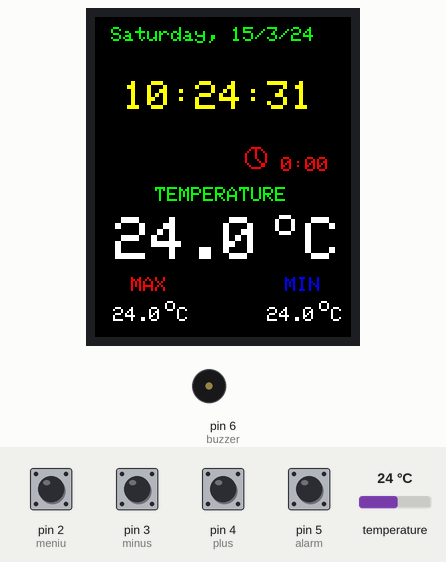
Simulated run of this sketch. Board: Arduino Uno, built with avr-gcc and run on an emulated ATmega328P. Parts: 128×160 colour display, buzzer (waves = sounding, pin HIGH). Wiring (inferred from the names in the program): DS3231 clock at I2C address 0x68. The test bench sets the inputs (shaded band); at power-on: pin 2 (meniu), pin 3 (minus), pin 4 (plus), pin 5 (alarm) HIGH, temperature 24 °C. The local clock reads 2024-03-15 10:24:30 at power-on unless the sketch sets it; EEPROM starts erased; what the sketch prints to the serial monitor is not drawn.

Above: at 1.3 s.
1.4 s: pin 2 (meniu) pulled LOW for 3.2 s
At 3.6 s:
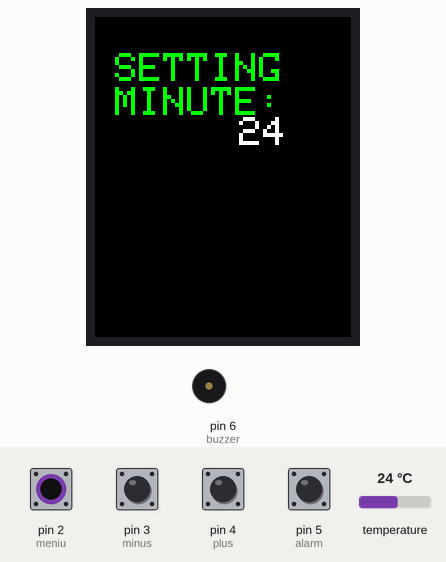
5.2 s: pin 2 (meniu) pulled LOW for 0.15 s
5.9 s: pin 2 (meniu) pulled LOW for 1 s
At 7.4 s:
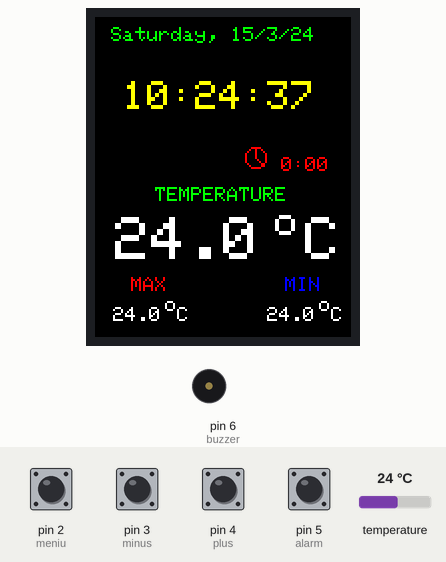
7.5 s: pin 5 (alarm) pulled LOW for 0.15 s
At 10.4 s:
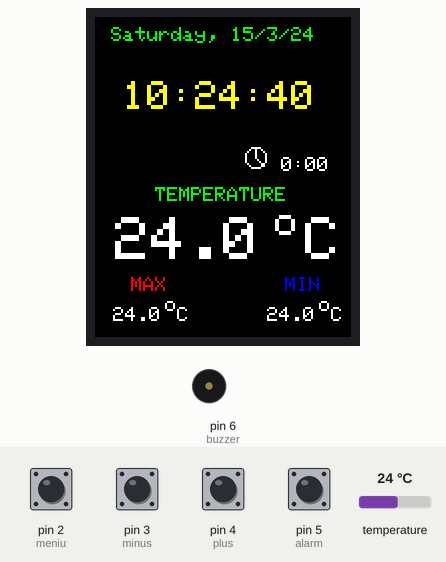
10.6 s: pin 2 (meniu) pulled LOW for 1 s
At 11.6 s:
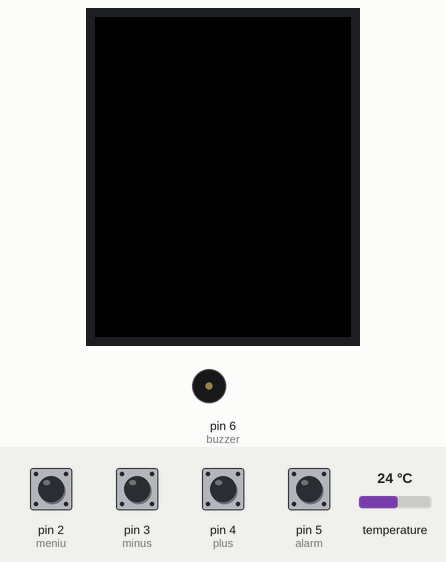
12.2 s: pin 2 (meniu) pulled LOW for 0.15 s
Timing chart, 0 to 13.9 s (numbered marks = the images above; inputs shaded):
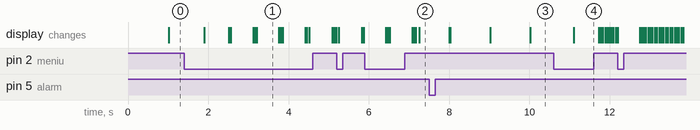

The sketch:

sketch_dec12a.ino
```cpp
#include <Adafruit_ST7735.h>
#include <Adafruit_GFX.h>
#include <Wire.h>
#include <SPI.h>
#include "EEPROM.h"

#define TFT_CS     9
#define TFT_RST    7
#define TFT_DC     8
Adafruit_ST7735 tft = Adafruit_ST7735(TFT_CS,  TFT_DC, TFT_RST);


#define TFT_SCLK 13
#define TFT_MOSI 11

float maxTemperature=0;
float minTemperature=200;
char charMinTemperature[10];
char charMaxTemperature[10];
char timeChar[100];
char dateChar[50];
char temperatureChar[10];

float temperature = 0;
float previousTemperature = 0;

String dateString;
//int minuteNow=0;
//int minutePrevious=0;
int secondNow=0;
int secondPrevious=0;
#define DS3231_I2C_ADDRESS 104
byte tMSB, tLSB;
float temp3231;
float temperatura, temperatura0;
byte hh, mm, ss;
byte yy, ll, dd, zz;

#define meniu 2
#define minus 3
#define plus 4
#define alarm 5
#define buzzer 6
int nivel = 0;   // if is 0 - clock
                 // if is 1 - hour adjust
                 // if is 2 - minute adjust

int hh1, mm1, zz1, dd1, ll1, yy1;

int maxday;
boolean initial = 1;
char chartemp[3];
int hha, mma;   // for alarm
byte al;     // for alarm
byte xa = 80;
byte ya = 70;

void setup ()
{
    tft.initR(INITR_BLACKTAB);
    tft.fillScreen(ST7735_BLACK);
    Serial.begin(9600);
    Wire.begin();
pinMode(meniu, INPUT);
pinMode(plus, INPUT);
pinMode(minus, INPUT);
pinMode(alarm, INPUT);
pinMode(buzzer, OUTPUT);
digitalWrite(meniu, HIGH);  // put inputs in high state (when push is to ground -> low state)
digitalWrite(plus, HIGH);
digitalWrite(minus, HIGH);
digitalWrite(alarm, HIGH);
digitalWrite(buzzer, LOW);
    printText("TEMPERATURE", ST7735_GREEN,30,85,1);  // Temperature Static Text
    printText("MAX", ST7735_RED,18,130,1);
    printText("MIN", ST7735_BLUE,95,130,1);


//setDS3231time(byte second, byte minute, byte hour, byte dayOfWeek, byte dayOfMonth, byte month, byte year);
//setDS3231time(00, 16, 15, 4, 15, 12, 22);

//  hha = 7;
//  mma = 00;
//  al = 1;  // 0 = alarm is off (must put in 1 foar active)

hha = EEPROM.read(100);
mma = EEPROM.read(101);
al = EEPROM.read(102);

if ((hha < 0) || (hha > 23)) hha = 0;
if ((mma < 0) || (mma > 59)) mma = 0;
if ((al < 0) || (al > 1)) al = 0;
readDS3231time(&ss, &mm, &hh, &zz, &dd, &ll,&yy);
}


void loop ()
{

if (nivel == 0)
{
if (digitalRead(meniu) == LOW)
  {
  nivel = nivel+1;

 hh1=hh;
  mm1=mm;
  zz1=zz;
  yy1=yy;
  ll1=ll;
  dd1=dd;
  delay(500);
  tft.fillScreen(ST7735_BLACK);
  tft.fillRect(0,0,128,160,ST7735_BLACK);

  }


  float temperature = get3231Temp();
  readDS3231time(&ss, &mm, &hh, &zz, &dd, &ll,&yy);

    String halarma = "";
    if(hha<10)
    {
         halarma = halarma+" "+String(hha);
    }else
    halarma = halarma+ String(hha);
    if(mma<10)
    {
        halarma = halarma+":0"+String(mma);
    }else
    {
        halarma = halarma+":"+String(mma);
    }
    halarma.toCharArray(timeChar,100);

if (digitalRead(alarm) == LOW)
  {
  al = al + 1;
  EEPROM.write(102, al%2);
  delay(500);
  }
if (mma == mm & hha == hh & al%2)
{
digitalWrite(buzzer, HIGH);
   tft.drawCircle(xa, ya, 5, ST7735_BLUE);
   tft.drawLine(xa, ya, xa, ya-5, ST7735_BLUE);
   tft.drawLine(xa, ya, xa+4, ya+4, ST7735_BLUE);
   printText(timeChar, ST7735_BLUE,xa+7,ya,1);
}
else
{
if (al%2 == 0)
{
    tft.drawCircle(xa, ya, 5, ST7735_RED);
    tft.drawLine(xa, ya, xa, ya-5, ST7735_RED);
    tft.drawLine(xa, ya, xa+4, ya+4, ST7735_RED);
  digitalWrite(buzzer, LOW);
    printText(timeChar, ST7735_RED,xa+7,ya,1);
}
if (al%2 == 1)
{
    tft.drawCircle(xa, ya, 5, ST7735_WHITE);
    tft.drawLine(xa, ya, xa, ya-5, ST7735_WHITE);
    tft.drawLine(xa, ya, xa+4, ya+4, ST7735_WHITE);
  digitalWrite(buzzer, LOW);
    printText(timeChar, ST7735_WHITE,xa+7,ya,1);
}
}

  secondNow = ss;
  if(secondNow!=secondPrevious || initial)
  {
    initial = 0;
    dateString = getDayOfWeek(zz)+", ";
    dateString = dateString+String(dd)+"/"+String(ll);
    dateString= dateString+"/"+ String(yy);
    secondPrevious = secondNow;
    String hours = "";
    if(hh<10)
    {
         hours = hours+" "+String(hh);
    }else
    hours = hours+ String(hh);
    if(mm<10)
    {
        hours = hours+":0"+String(mm);
    }else
    {
        hours = hours+":"+String(mm);
    }
    if(ss<10)//
    {
        hours = hours+":0"+String(ss);
    }else
    {
        hours = hours+":"+String(ss);
    }//
    hours.toCharArray(timeChar,100);
    tft.fillRect(0,0,160,65,ST7735_BLACK);
  //  printText(timeChar, ST7735_WHITE,20,25,3);
    printText(timeChar, ST7735_YELLOW,14,32,2);
    dateString.toCharArray(dateChar,50);
    printText(dateChar, ST7735_GREEN,8,5,1);
  }

  if(temperature != previousTemperature)
  {
    previousTemperature = temperature;
    String temperatureString = String(temperature,1);
    temperatureString.toCharArray(temperatureChar,10);
    tft.fillRect(0,98,128,27,ST7735_BLACK);
    printText(temperatureChar, ST7735_WHITE,10,100,3);
    printText("o", ST7735_WHITE,90,95,2);
    printText("C", ST7735_WHITE,105,100,3);

    if(temperature>maxTemperature)
    {
      maxTemperature = temperature;
    }
      dtostrf(maxTemperature,5, 1, charMaxTemperature);
      tft.fillRect(3,142,33,20,ST7735_BLACK);
      printText(charMaxTemperature, ST7735_WHITE,3,145,1);
      printText("o", ST7735_WHITE,35,140,1);
      printText("C", ST7735_WHITE,41,145,1);
    //}
    if(temperature<minTemperature)
    {
      minTemperature = temperature;
    }
      dtostrf(minTemperature,5, 1, charMinTemperature);
      tft.fillRect(75,140,36,18,ST7735_BLACK);
      printText(charMinTemperature, ST7735_WHITE,80,145,1);
      printText("o", ST7735_WHITE,112,140,1);
      printText("C", ST7735_WHITE,118,145,1);
    //}
  }


} // end usual case (clock)


if (nivel == 1)   // change hours
{tft.fillScreen(ST7735_BLACK);
if (digitalRead(meniu) == LOW)
  {
  nivel = nivel+1;
   delay(500);
  tft.fillScreen(ST7735_BLACK);
 // tft.fillScreen(ST7735_BLACK);
  tft.fillRect(0,0,128,160,ST7735_BLACK);
  }

//tft.fillScreen(ST7735_BLACK);


  //tft.fillRect(0,0,128,160,ST7735_BLACK);

printText("SETTING", ST7735_GREEN,10,18,2);  // Temperature Static Text
printText("HOUR:", ST7735_GREEN,10,36,2);  // Temperature Static Text
dtostrf(hh1,3, 0, chartemp);
      //tft.fillRect(50,50,70,18,ST7735_BLACK);
      tft.fillRect(50,50,70,38,ST7735_BLACK);
      delay(50);
      printText(chartemp, ST7735_WHITE,60,50,2);
      delay(50);

if (digitalRead(plus) == LOW)
    {
    hh1 = hh1+1;
    setDS3231time(ss, mm1, hh1, zz1, dd1, ll1, yy1);
    delay(150);
    }
if (digitalRead(minus) == LOW)
    {
    hh1 = hh1-1;
    setDS3231time(ss, mm1, hh1, zz1, dd1, ll1, yy1);
    delay(150);
    }
if (hh1 > 23) hh1 = 0;
if (hh1 < 0) hh1 = 23;

}  // end loop nivel = 1 (change the hours)

if (nivel == 2)   // change minutes
{
if (digitalRead(meniu) == LOW)
  {
  nivel = nivel+1;
  delay(500);
  tft.fillScreen(ST7735_BLACK);
  tft.fillRect(0,0,128,160,ST7735_BLACK);
  }

printText("SETTING", ST7735_GREEN,10,18,2);  // Temperature Static Text
tft.fillRect(10,35,70,18,ST7735_BLACK);
printText("MINUTE:", ST7735_GREEN,10,35,2);  // Temperature Static Text
Serial.println(mm1);
dtostrf(mm1,3, 0, chartemp);
      tft.fillRect(50,50,70,18,ST7735_BLACK);
      delay(50);
      printText(chartemp, ST7735_WHITE,60,50,2);
      delay(50);

if (digitalRead(plus) == LOW)
    {
    mm1 = mm1+1;

  setDS3231time(0, mm1, hh1, zz1, dd1, ll1, yy1);
    //mm=mm1;
    //setDS3231time(0, mm, hh, zz, dd, ll, yy);/////
    delay(150);
    }
if (digitalRead(minus) == LOW)
    {
    mm1 = mm1-1;

  setDS3231time(0, mm1, hh1, zz1, dd1, ll1, yy1);
   // mm=mm1;
   // setDS3231time(0, mm, hh, zz, dd, ll, yy);/////
    delay(150);
    }

if (mm1 > 59) mm1 = 0;
if (mm1 < 0) mm1 = 59;

}  // end loop nivel = 2 (change the minutes)

if (nivel == 3)   // change day in week
{
if (digitalRead(meniu) == LOW)
  {

  nivel = nivel+1;
  delay(500);
  tft.fillScreen(ST7735_BLACK);
  tft.fillRect(0,0,128,160,ST7735_BLACK);
  }

printText("SETTING", ST7735_GREEN,10,18,2);  // Temperature Static Text
tft.fillRect(0,35,128,18,ST7735_BLACK);
printText("Day in Week:", ST7735_GREEN,10,40,1);  // Temperature Static Text
//Serial.println(mm1);
dtostrf(zz1,3, 0, chartemp);
      tft.fillRect(50,50,70,18,ST7735_BLACK);
      delay(50);
      printText(chartemp, ST7735_WHITE,60,50,2);
tft.fillRect(10,80,100,18,ST7735_BLACK);
if (zz1 == 1) printText("1 - Monday", ST7735_RED,10,80,1);  // Temperature Static Text
if (zz1 == 2) printText("2 - Tuesday", ST7735_RED,10,80,1);  // Temperature Static Text
if (zz1 == 3) printText("3 - Wednesday", ST7735_RED,10,80,1);  // Temperature Static Text
if (zz1 == 4) printText("4 - Thursday", ST7735_RED,10,80,1);  // Temperature Static Text
if (zz1 == 5) printText("5 - Friday", ST7735_RED,10,80,1);  // Temperature Static Text
if (zz1 == 6) printText("6 - Saturday", ST7735_RED,10,80,1);  // Temperature Static Text
if (zz1 == 0) printText("0 - Sunday", ST7735_RED,10,80,1);  // Temperature Static Text
    delay(50);

if (digitalRead(plus) == LOW)
    {
    zz1 = zz1+1;
    setDS3231time(ss, mm1, hh1, zz1, dd1, ll1, yy1);
    delay(150);
    }
if (digitalRead(minus) == LOW)
    {
    zz1 = zz1-1;
    setDS3231time(ss, mm1, hh1, zz1, dd1, ll1, yy1);
    delay(150);
    }
if (zz1 > 6) zz1 = 0;
if (zz1 < 0) zz1 = 6;

}  // end loop nivel = 3 (change the day of the week)

if (nivel == 4)   // change year
{
if (digitalRead(meniu) == LOW)
  {
  nivel = nivel+1;
  delay(500);
  tft.fillScreen(ST7735_BLACK);
  tft.fillRect(0,0,128,160,ST7735_BLACK);
  tft.fillRect(10,80,100,18,ST7735_BLACK);
  }

printText("SETTING", ST7735_GREEN,10,18,2);  // Temperature Static Text
tft.fillRect(10,35,70,18,ST7735_BLACK);
printText("YEAR:", ST7735_GREEN,10,35,2);  // Temperature Static Text
dtostrf(yy1,3, 0, chartemp);
      tft.fillRect(40,50,80,18,ST7735_BLACK);
      tft.fillRect(10,80,100,18,ST7735_BLACK);  // erase last explication...
      delay(50);
      printText("20", ST7735_WHITE,45,50,2);
      printText(chartemp, ST7735_WHITE,60,50,2);
      delay(50);


if (digitalRead(plus) == LOW)
    {
    yy1 = yy1+1;
    setDS3231time(ss, mm1, hh1, zz1, dd1, ll1, yy1);
    delay(150);
    }
if (digitalRead(minus) == LOW)
    {
    yy1 = yy1-1;
    setDS3231time(ss, mm1, hh1, zz1, dd1, ll1, yy1);
    delay(150);
    }
if (yy1 > 49) yy1 = 49;
if (yy1 < 16) yy1 = 16;

}  // end loop stare = 4 (change the year)


if (nivel == 5)   // change month
{
if (digitalRead(meniu) == LOW)
  {
  nivel = nivel+1;
  delay(500);
  tft.fillScreen(ST7735_BLACK);
   tft.fillRect(10,80,100,18,ST7735_BLACK);
  }
printText("SETTING", ST7735_GREEN,10,18,2);  // Temperature Static Text
tft.fillRect(10,35,70,18,ST7735_BLACK);
printText("MONTH:", ST7735_GREEN,10,35,2);  // Temperature Static Text
dtostrf(ll1,3, 0, chartemp);
      tft.fillRect(40,50,80,18,ST7735_BLACK);
      tft.fillRect(10,80,100,18,ST7735_BLACK);  // erase last explication...
      delay(50);
      printText(chartemp, ST7735_WHITE,60,50,2);
      delay(50);

if (digitalRead(plus) == LOW)
    {
    ll1 = ll1+1;
    setDS3231time(ss, mm1, hh1, zz1, dd1, ll1, yy1);
    delay(150);
    }
if (digitalRead(minus) == LOW)
    {
    ll1 = ll1-1;
    setDS3231time(ss, mm1, hh1, zz1, dd1, ll1, yy1);
    delay(150);
    }

if (ll1 > 12) ll1 = 1;
if (ll1 < 1) ll1 = 12;

}  // end loop stare = 5 (change the day as data)

if (nivel == 6)   // change day as data
{
if (digitalRead(meniu) == LOW)
  {
  nivel = nivel+1;
  delay(500);
  tft.fillScreen(ST7735_BLACK);
 tft.fillRect(10,80,100,18,ST7735_BLACK);
  }

printText("SETTING", ST7735_GREEN,10,18,2);  // Temperature Static Text
tft.fillRect(10,35,70,18,ST7735_BLACK);
printText("DAY:", ST7735_GREEN,10,35,2);  // Temperature Static Text
dtostrf(dd1,3, 0, chartemp);
      tft.fillRect(50,50,70,18,ST7735_BLACK);
      tft.fillRect(10,80,100,18,ST7735_BLACK);  // erase last explication...
      delay(50);
      printText(chartemp, ST7735_WHITE,60,50,2);
      delay(50);

if (digitalRead(plus) == LOW)
    {
    dd1 = dd1+1;
    setDS3231time(ss, mm1, hh1, zz1, dd1, ll1, yy1);
    delay(150);
    }
if (digitalRead(minus) == LOW)
    {
    dd1 = dd1-1;
    setDS3231time(ss, mm1, hh1, zz1, dd1, ll1, yy1);
    delay(150);
    }


 if (ll == 4 || ll == 5 || ll == 9 || ll == 11) { //30 days hath September, April June and November
    maxday = 30;
  }
  else {
  maxday = 31; //... all the others have 31
  }
  if (ll ==2 && yy % 4 ==0) { //... Except February alone, and that has 28 days clear, and 29 in a leap year.
    maxday = 29;
  }
  if (ll ==2 && ll % 4 !=0) {
    maxday = 28;
  }

if (dd1 > maxday) dd1 = 1;
if (dd1 < 1) dd1 = maxday;

}  // end loop nivel = 6 (change the day as data)

if (nivel == 7)   // change hours alarm
{
if (digitalRead(meniu) == LOW)
  {
  nivel = nivel+1;
  delay(500);
  tft.fillScreen(ST7735_BLACK);
  tft.fillRect(0,0,128,160,ST7735_BLACK);
  }
tft.fillRect(10,15,100,38,ST7735_BLACK);
printText("ALARM", ST7735_GREEN,10,18,2);  // Temperature Static Text
printText("HOUR:", ST7735_GREEN,10,36,2);  // Temperature Static Text
dtostrf(hha,3, 0, chartemp);
      //tft.fillRect(50,50,70,18,ST7735_BLACK);
      tft.fillRect(50,50,70,38,ST7735_BLACK);
      delay(50);
      printText(chartemp, ST7735_WHITE,60,50,2);
      delay(50);

if (digitalRead(plus) == LOW)
    {
    hha = hha+1;
    delay(150);
    }
if (digitalRead(minus) == LOW)
    {
    hha = hha-1;
    delay(150);
    }
if (hha > 23) hha = 0;
if (hha < 0) hha = 23;

}  // end loop nivel = 7 (change the hours)

if (nivel == 8)   // change minutes for alarm
{
if (digitalRead(meniu) == LOW)
  {
  nivel = nivel+1;
  delay(500);
  tft.fillScreen(ST7735_BLACK);
  tft.fillRect(0,0,128,160,ST7735_BLACK);
  }
tft.fillRect(10,15,70,18,ST7735_BLACK);
printText("ALARM", ST7735_GREEN,10,18,2);  // Temperature Static Text
tft.fillRect(10,35,70,18,ST7735_BLACK);
printText("MINUTE:", ST7735_GREEN,10,35,2);  // Temperature Static Text
Serial.println(mm1);
dtostrf(mma,3, 0, chartemp);
      tft.fillRect(50,50,70,18,ST7735_BLACK);
      delay(50);
      printText(chartemp, ST7735_WHITE,60,50,2);
      delay(50);

if (digitalRead(plus) == LOW)
    {
    mma = mma+1;
    delay(150);
    }
if (digitalRead(minus) == LOW)
    {
    mma = mma-1;
    delay(150);
    }
if (mma > 59) mma = 0;
if (mma < 0) mma = 59;

}  // end loop nivel = 8 (change the minutes)


 if (nivel >=9)  // readfy to return to main loop
 {

// setDS3231time(ss, mm1, hh1, zz1, dd1, ll1, yy1);
 // setDS3231time(ss, mm, hh, zz, dd, ll, yy);
  EEPROM.write(100, hha);
  EEPROM.write(101, mma);
  EEPROM.write(102, al%2);

  nivel = 0;
  previousTemperature= 0.0;
  initial = 1;
    printText("TEMPERATURE", ST7735_GREEN,30,85,1);  // Temperature Static Text
    printText("MAX", ST7735_RED,18,130,1);
    printText("MIN", ST7735_BLUE,95,130,1);
 }
}  // end main loop


void printText(char *text, uint16_t color, int x, int y,int textSize)
{
  tft.setCursor(x, y);
  tft.setTextColor(color);
  tft.setTextSize(textSize);
  tft.setTextWrap(true);
  tft.print(text);
}

String getDayOfWeek(int i)
{
  switch(i)
  {
    case 1: return "Monday";break;
    case 2: return "Tuesday";break;
    case 3: return "Wednesday";break;
    case 4: return "Thursday";break;
    case 5: return "Friday";break;
    case 6: return "Saturday";break;
    case 0: return "Sunday";break;
    default: return "Monday";break;
  }
}

float get3231Temp()
{
  //temp registers (11h-12h) get updated automatically every 64s
  Wire.beginTransmission(DS3231_I2C_ADDRESS);
  Wire.write(0x11);
  Wire.endTransmission();
  Wire.requestFrom(DS3231_I2C_ADDRESS, 2);

  if(Wire.available()) {
    tMSB = Wire.read(); //2's complement int portion
    tLSB = Wire.read(); //fraction portion

    temp3231 = (tMSB & B01111111); //do 2's math on Tmsb
    temp3231 += ( (tLSB >> 6) * 0.25 ); //only care about bits 7 & 8
  }
  else {
    //oh noes, no data!
  }

  return temp3231;
}


void setDS3231time(byte second, byte minute, byte hour, byte dayOfWeek, byte
                   dayOfMonth, byte month, byte year)
{
    // sets time and date data to DS3231
    Wire.beginTransmission(DS3231_I2C_ADDRESS);
    Wire.write(0); // set next input to start at the seconds register
    Wire.write(decToBcd(second)); // set seconds
    Wire.write(decToBcd(minute)); // set minutes
    Wire.write(decToBcd(hour)); // set hours
    Wire.write(decToBcd(dayOfWeek)); // set day of week (1=Sunday, 7=Saturday)
    Wire.write(decToBcd(dayOfMonth)); // set date (1 to 31)
    Wire.write(decToBcd(month)); // set month
    Wire.write(decToBcd(year)); // set year (0 to 99)
    Wire.endTransmission();
}

// Convert binary coded decimal to normal decimal numbers
byte bcdToDec(byte val)
{
    return ( (val / 16 * 10) + (val % 16) );
}

// Convert normal decimal numbers to binary coded decimal
byte decToBcd(byte val)
{
    return ( (val / 10 * 16) + (val % 10) );
}

void readDS3231time(byte *second,
                    byte *minute,
                    byte *hour,
                    byte *dayOfWeek,
                    byte *dayOfMonth,
                    byte *month,
                    byte *year)
{
    Wire.beginTransmission(DS3231_I2C_ADDRESS);
    Wire.write(0); // set DS3231 register pointer to 00h
    Wire.endTransmission();
    Wire.requestFrom(DS3231_I2C_ADDRESS, 7);
    // request seven bytes of data from DS3231 starting from register 00h
    *second = bcdToDec(Wire.read() & 0x7f);
    *minute = bcdToDec(Wire.read());
    *hour = bcdToDec(Wire.read() & 0x3f);
    *dayOfWeek = bcdToDec(Wire.read());
    *dayOfMonth = bcdToDec(Wire.read());
    *month = bcdToDec(Wire.read());
    *year = bcdToDec(Wire.read());
}
```

Measured:
- after the input at 1.4 s, the display: first changes after 0.50 s (image 1 shows a later state)
- after the input at 5.9 s, the display: first changes after 0.53 s (image 2 shows a later state)
- after the input at 7.5 s, the display: first changes after 0.51 s (image 3 shows a later state)
- after the input at 10.6 s, the display: changes after 0.50 s (image 4)
- what the display in image 1 shows lasts 0.6 s, from 3.2 s to 3.8 s
